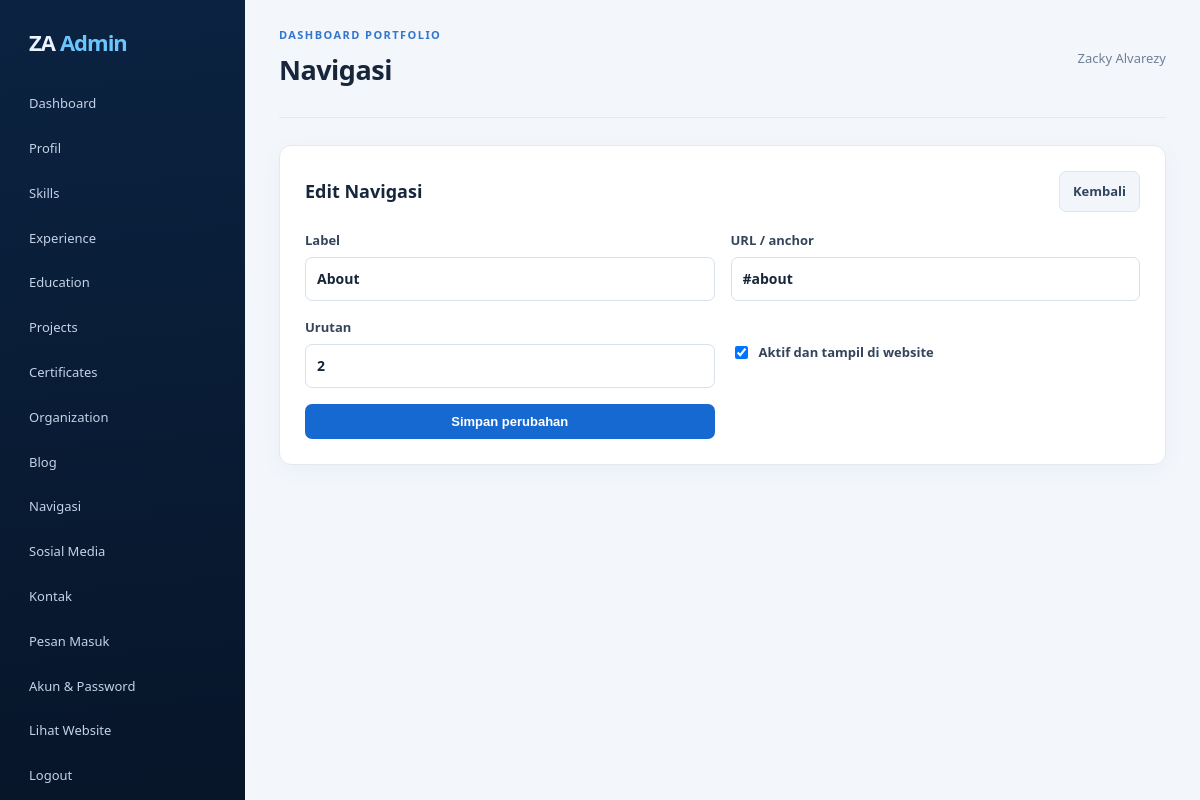
Screenshot of /admin/manage.php?section=navigations&action=edit&id=2 (signed in) with the database file from the repository.
### tables this page shows
CREATE TABLE IF NOT EXISTS navigations (
  id INT UNSIGNED AUTO_INCREMENT PRIMARY KEY,
  label VARCHAR(80) NOT NULL,
  url VARCHAR(180) NOT NULL,
  sort_order INT NOT NULL DEFAULT 0,
  is_active TINYINT(1) NOT NULL DEFAULT 1,
  created_at TIMESTAMP NULL DEFAULT CURRENT_TIMESTAMP,
  updated_at TIMESTAMP NULL DEFAULT CURRENT_TIMESTAMP ON UPDATE CURRENT_TIMESTAMP
);

### config/database.php (called while the page is built, shortened)
<?php
function db(): PDO
{
    $dsn = 'mysql:host=' . DB_HOST . ';dbname=' . DB_NAME . ';charset=' . DB_CHARSET;
    $pdo = new PDO($dsn, DB_USER, DB_PASS, [
        PDO::ATTR_ERRMODE => PDO::ERRMODE_EXCEPTION,
        PDO::ATTR_DEFAULT_FETCH_MODE => PDO::FETCH_ASSOC,
        PDO::ATTR_EMULATE_PREPARES => false,
    ]);
    return $pdo;
}

### config/helpers.php (called while the page is built, shortened)
<?php
require_once __DIR__ . '/database.php';
function e(mixed $value): string
{
    return htmlspecialchars((string) $value, ENT_QUOTES | ENT_SUBSTITUTE, 'UTF-8');
}
function url(string $path = ''): string
{
    return rtrim(APP_URL, '/') . '/' . ltrim($path, '/');
}

### admin/manage.php (the view, shortened to what this page needs)
<?php
$sections = [
    'navigations' => ['title' => 'Navigasi', 'table' => 'navigations', 'fields' => [
        'label' => ['Label', 'text', true], 'url' => ['URL / anchor', 'text', true], 'sort_order' => ['Urutan', 'number', true],
    ]],
    'social_links' => ['title' => 'Media sosial', 'table' => 'social_links', 'fields' => [
        'platform' => ['Platform', 'text', true], 'url' => ['URL profil', 'url', true], 'sort_order' => ['Urutan', 'number', true],
    ]],
    'contacts' => ['title' => 'Kontak publik', 'table' => 'contacts', 'fields' => [
        'label' => ['Label', 'text', true], 'value' => ['Informasi', 'text', true], 'url' => ['URL (opsional)', 'text', false], 'sort_order' => ['Urutan', 'number', true],
    ]],
    'messages' => ['title' => 'Pesan masuk', 'table' => 'contact_messages', 'fields' => []],
];
$sectionKey = (string) ($_GET['section'] ?? 'navigations');
$section = $sections[$sectionKey];
$table = $section['table'];
$isMessages = $sectionKey === 'messages';
$action = (string) ($_GET['action'] ?? 'list');
$id = filter_input(INPUT_GET, 'id', FILTER_VALIDATE_INT) ?: 0;
$item = null;
if ($action === 'edit' && $id > 0 && !$isMessages) {
    $stmt = db()->prepare("SELECT * FROM `$table` WHERE id = :id");
    $stmt->execute(['id' => $id]);
    $item = $stmt->fetch() ?: null;
}
require __DIR__ . '/_header.php';
if (!$isMessages && in_array($action, ['create', 'edit'], true)):
?>
<section class="panel">
  <div class="panel-head"><h2><?= $item ? 'Edit' : 'Tambah' ?> <?= e($section['title']) ?></h2><a class="btn ghost" href="<?= e(url('admin/manage.php?section=' . $sectionKey)) ?>">Kembali</a></div>
  <form class="form-grid" method="post">
    <?php foreach ($section['fields'] as $field => [$label, $inputType, $required]): $value = array_key_exists($field, $_POST) ? post_text($field) : ($item[$field] ?? ($field === 'sort_order' ? '0' : '')); ?>
      <label><?= e($label) ?><input type="<?= e($inputType) ?>" name="<?= e($field) ?>" value="<?= e($value) ?>" <?= $required ? 'required' : '' ?>></label>
    <?php endforeach; ?>
    <label class="check"><input type="checkbox" name="is_active" <?= !isset($item) || !empty($item['is_active']) ? 'checked' : '' ?>> Aktif dan tampil di website</label>
    <button class="btn primary" type="submit">Simpan perubahan</button>
  </form>
</section>
<?php endif; require __DIR__ . '/_footer.php'; ?>

### assets/css/admin.css (style rules this page uses)
:root { --bg:#f3f6fb;--navy:#081a31;--ink:#17263b;--muted:#718096;--blue:#1769d2;--line:#e2e9f2;--panel:#fff }
* { box-sizing:border-box }
body { margin:0;background:var(--bg);color:var(--ink);font:15px/1.6 "Segoe UI",Arial,sans-serif }
a { color:inherit;text-decoration:none }
.panel { background:var(--panel);border:1px solid var(--line);border-radius:12px;padding:25px;margin-bottom:22px;box-shadow:0 6px 24px rgba(18,47,86,.035) }
.panel h2 { font-size:18px;margin:0 0 17px }
.panel-head { display:flex;justify-content:space-between;align-items:center;gap:15px;margin-bottom:18px }
.panel-head h2 { margin:0 }
.btn { display:inline-flex;align-items:center;justify-content:center;border:1px solid transparent;border-radius:7px;padding:9px 13px;font-size:13px;font-weight:700;cursor:pointer }
.btn.primary { background:#1769d2;color:white }
.btn.ghost { background:#f2f6fb;border-color:#dce5f0;color:#32455e }
.form-grid { display:grid;grid-template-columns:repeat(2,minmax(0,1fr));gap:16px }
.form-grid label,.stack-form label { display:grid;gap:6px;font-size:13px;font-weight:600;color:#33445b }
.form-grid input,.form-grid textarea,.form-grid select,.stack-form input,.search-form input { width:100%;border:1px solid #d7e0eb;border-radius:7px;padding:10px 11px;background:white;color:#17263b;font:inherit;font-size:14px }
.form-grid .check { display:flex;align-items:center;gap:8px }
.form-grid .check input { width:auto }

### rows the page displays
navigations: label "About", url "#about", sort_order "2", is_active "☑"

### other values shown
$pageTitle "Navigasi"
$_SESSION['admin_name'] "Zacky Alvarezy"
$section['title'] "Navigasi"
$label "Label"
$label "URL / anchor"
$label "Urutan"
